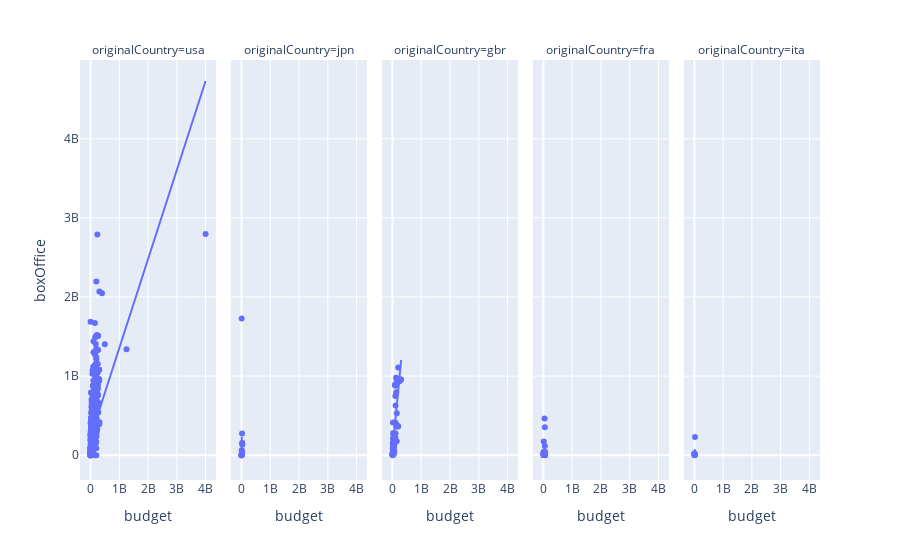

Source (notebook cell):
### Code cell
# small multiple based on originalCountry
# only countries with more than 10 movies
valid = df[(df['budget'] != 0) & (df['boxOffice'] != 0)]
countries_count = valid['originalCountry'].value_counts().reset_index()
countries_count.columns = ['country', 'count']
countries_count = countries_count.sort_values('count', ascending=False)
valid = valid[valid['originalCountry'].isin(countries_count[countries_count['count'] > 10]['country'])]
fig = px.scatter(valid, x="budget", y="boxOffice", hover_data=['slug'], trendline="ols", facet_col="originalCountry")
fig.show()

### Figure 1 — Plotly figure (JSON) as saved in the notebook; plotly's stock layout.template omitted (floating-point values rounded to 4 significant figures; data arrays with more than 128 entries replaced by an {"elided": "..."} marker saying what was removed)
{"data": [{"customdata": {"elided": "771x1 str values"}, "hovertemplate": "originalCountry=usa<br>budget=%{x}<br>boxOffice=%{y}<br>slug=%{customdata[0]}<extra></extra>", "legendgroup": "", "marker": {"color": "#636efa", "symbol": "circle"}, "mode": "markers", "name": "", "orientation": "v", "showlegend": false, "type": "scatter", "x": {"elided": "771 int values"}, "xaxis": "x", "y": {"elided": "771 int values"}, "yaxis": "y"}, {"hovertemplate": "<b>OLS trendline</b><br>boxOffice = 1.12514 * budget + 2.30086e+08<br>R<sup>2</sup>=0.277422<br><br>originalCountry=usa<br>budget=%{x}<br>boxOffice=%{y} <b>(trend)</b><extra></extra>", "legendgroup": "", "marker": {"color": "#636efa", "symbol": "circle"}, "mode": "lines", "name": "", "showlegend": false, "type": "scatter", "x": {"elided": "722 int values"}, "xaxis": "x", "y": {"elided": "722 float values"}, "yaxis": "y"}, {"customdata": [["the-secret-world-of-arrietty"], ["a-letter-to-momo"], ["eden-of-the-east-movie-ii-paradise-lost"], ["spirited-away"], ["beyond-the-boundary-ill-be-here-future"], ["neo-tokyo"], ["patlabor-the-movie"], ["batman-ninja"], ["iblard-jikan"], ["barefoot-gen"], ["jin-roh-the-wolf-brigade"], ["napping-princess"], ["princess-mononoke"], ["saint-young-men-2013"], ["mind-game"], ["magnetic-rose"], ["summer-wars"], ["all-about-lily-chou-chou"], ["pokemon-mewtwo-prologue-to-awakening"], ["genius-party-beyond"], ["cannon-fodder"], ["giovannis-island"], ["supermarket-woman"], ["angels-egg"], ["colorful"], ["doraemon-the-movie-2017-nobitas-great-adventure-in-the-antarctic-kachi-kochi"], ["sansho-the-bailiff"], ["the-place-promised-in-our-early-days"], ["steamboy"], ["tokyo-godfathers"], ["the-cat-returns"], ["hal-2013"], ["rashomon"], ["genius-party-beyond"], ["night-is-short-walk-on-girl"], ["pokemon-the-first-movie-mewtwo-strikes-back"], ["the-tale-of-the-white-serpent"], ["death-billiards"], ["harakiri"], ["131182-grave-of-the-fireflies"], ["redline"], ["doraemon-nobita-and-the-space-heroes"], ["kyousougiga"], ["a-certain-magical-index-the-miracle-of-endymion"], ["eden-of-the-east-movie-i-the-king-of-eden"], ["dragon-ball-z-resurrection-f"], ["nausicaa-of-the-valley-of-the-wind"], ["short-peace"], ["the-eternal-zero"], ["late-spring"], ["wxiii-patlabor-the-movie-3"], ["dead-leaves"], ["pokemon-the-movie-2000"], ["beyond-the-boundary-ill-be-here-past"], ["midori"], ["millennium-actress"], ["roujin-z"], ["metal-skin-panic-madox-01"], ["kirara"]], "hovertemplate": "originalCountry=jpn<br>budget=%{x}<br>boxOffice=%{y}<br>slug=%{customdata[0]}<extra></extra>", "legendgroup": "", "marker": {"color": "#636efa", "symbol": "circle"}, "mode": "markers", "name": "", "orientation": "v", "showlegend": false, "type": "scatter", "x": [23000000, null, null, 19000000, null, null, null, null, null, null, null, null, 23500000, null, null, null, null, null, null, null, null, null, null, null, null, null, null, null, 20000000, 2400000, 20000000, null, 250000, null, null, 5000000, null, null, null, 3700000, null, null, null, null, null, 5000000, 758000, null, null, null, null, null, 30000000, null, null, 1200000, null, null, null], "xaxis": "x2", "y": [145600000, 6700000, null, 274925095, null, null, null, null, null, null, null, 4580000, 159400000, null, null, null, null, null, null, null, null, 342838, null, null, 3900000, null, null, null, 18900000, 609525, 54000000, null, 96568, null, null, 1727000000, null, null, null, 516962, null, null, null, null, null, 61768190, 8736506, null, 84500000, null, null, null, 133900000, null, null, 37641, null, null, null], "yaxis": "y2"}, {"hovertemplate": "<b>OLS trendline</b><br>boxOffice = -2.7566 * budget + 2.31498e+08<br>R<sup>2</sup>=0.004050<br><br>originalCountry=jpn<br>budget=%{x}<br>boxOffice=%{y} <b>(trend)</b><extra></extra>", "legendgroup": "", "marker": {"color": "#636efa", "symbol": "circle"}, "mode": "lines", "name": "", "showlegend": false, "type": "scatter", "x": [250000, 758000, 1200000, 2400000, 3700000, 5000000, 5000000, 19000000, 20000000, 20000000, 23000000, 23500000, 30000000], "xaxis": "x2", "y": [230800000.0, 229400000.0, 228200000.0, 224900000.0, 221300000.0, 217700000.0, 217700000.0, 179100000.0, 176400000.0, 176400000.0, 168100000.0, 166700000.0, 148800000.0], "yaxis": "y2"}, {"customdata": [["flushed-away"], ["the-pirates-in-an-adventure-with-scientists"], ["the-gentlemen"], ["the-shining"], ["bridget-joness-diary"], ["harry-potter-and-the-half-blood-prince"], ["the-soloist"], ["me-before-you"], ["kingsman-the-secret-service"], ["harry-potter-and-the-philosophers-stone"], ["resident-evil"], ["aka-sarah-keller-cinzia-monreale-remembers-the-beyond"], ["kingsman-the-golden-circle"], ["28-days-later"], ["locke"], ["three-billboards-outside-ebbing-missouri"], ["bridget-jones-the-edge-of-reason"], ["the-lord-of-the-rings-the-fellowship-of-the-ring"], ["tenet"], ["we-still-kill-the-old-way"], ["the-kings-speech"], ["chicken-run"], ["blow-up"], ["harry-potter-and-the-chamber-of-secrets"], ["the-martian"], ["a-matter-of-life-and-death"], ["last-night-in-soho"], ["ex-machina"], ["the-theory-of-everything"], ["love-actually"], ["a-hard-days-night"], ["gnome-alone"], ["the-hitchhikers-guide-to-the-galaxy"], ["darkest-hour"], ["the-jungle-book"], ["yellow-submarine"], ["a-clockwork-orange"], ["house-of-gucci"], ["percy-jackson-the-olympians-the-lightning-thief"], ["harry-potter-and-the-order-of-the-phoenix"], ["full-metal-jacket"], ["monty-python-and-the-holy-grail"], ["sherlock-the-final-problem"], ["paddington-2"], ["what-leonard-cohen-did-for-me"], ["gravity"], ["eastern-promises"], ["the-golden-compass"], ["doom"], ["the-lord-of-the-rings-the-fellowship-of-the-ring"], ["the-hobbit-the-battle-of-the-five-armies"], ["feardotcom"], ["night-at-the-museum-secret-of-the-tomb"], ["the-lord-of-the-rings-the-fellowship-of-the-ring"], ["dunkirk"], ["skyfall"], ["johnny-english"], ["mute"], ["harry-potter-and-the-prisoner-of-azkaban"], ["tomb-raider"], ["harry-potter-and-the-deathly-hallows-part-1"], ["the-life-and-death-of-colonel-blimp"], ["replicas"], ["harry-potter-and-the-goblet-of-fire"], ["the-girl-with-all-the-gifts"]], "hovertemplate": "originalCountry=gbr<br>budget=%{x}<br>boxOffice=%{y}<br>slug=%{customdata[0]}<extra></extra>", "legendgroup": "", "marker": {"color": "#636efa", "symbol": "circle"}, "mode": "markers", "name": "", "orientation": "v", "showlegend": false, "type": "scatter", "x": [149000000, 55000000, 22000000, 19000000, 25000000, 250000000, 60000000, 20000000, 81000000, 125000000, 33000000, 1500, 104000000, 8000000, 2000000, 15000000, 40000000, 93000000, 200000000, null, 15000000, 45000000, 1800000, 100000000, 108000000, null, 43000000, 15000000, 15000000, 45000000, null, null, 50000000, 30000000, 175000000, null, 2200000, 75000000, 95000000, 150000000, 30000000, 400000, null, 40000000, null, 100000000, 50000000, 180000000, 60000000, 93000000, 300000000, 40000000, 127000000, 93000000, 150000000, 200000000, 40000000, null, 130000000, 106000000, 250000000, 2000000, 30000000, 140000000, null], "xaxis": "x3", "y": [178000000, 123000000, 115000000, 46998772, 281900000, 933900000, 38300000, 208314186, 414351546, 978100000, 103000000, null, 410902662, 85000000, 5000000, 159200000, 262500000, 888159092, 363656624, null, 414200000, 225000000, 20000000, 879602366, 630200000, 1750000, 22957625, 36900000, 123700000, 248500000, 12299668, 10500000, 104500000, 150900000, 967724775, null, 26600000, 153265068, 226400000, 938500000, 120000000, 5000000, null, 226900000, null, 748049949, 56100000, 372000000, 56000000, 888159092, 956019788, 18900000, 363200000, 888159092, 530000000, 1110000000, 160500000, null, 796700000, 274700000, 960000000, 275472, 8000000, 895900000, 2300000], "yaxis": "y3"}, {"hovertemplate": "<b>OLS trendline</b><br>boxOffice = 3.80083 * budget + 6.12908e+07<br>R<sup>2</sup>=0.583494<br><br>originalCountry=gbr<br>budget=%{x}<br>boxOffice=%{y} <b>(trend)</b><extra></extra>", "legendgroup": "", "marker": {"color": "#636efa", "symbol": "circle"}, "mode": "lines", "name": "", "showlegend": false, "type": "scatter", "x": [400000, 1800000, 2000000, 2000000, 2200000, 8000000, 15000000, 15000000, 15000000, 15000000, 19000000, 20000000, 22000000, 25000000, 30000000, 30000000, 30000000, 33000000, 40000000, 40000000, 40000000, 40000000, 43000000, 45000000, 45000000, 50000000, 50000000, 55000000, 60000000, 60000000, 75000000, 81000000, 93000000, 93000000, 93000000, 95000000, 100000000, 100000000, 104000000, 106000000, 108000000, 125000000, 127000000, 130000000, 140000000, 149000000, 150000000, 150000000, 175000000, 180000000, 200000000, 200000000, 250000000, 250000000, 300000000], "xaxis": "x3", "y": [62810000.0, 68130000.0, 68890000.0, 68890000.0, 69650000.0, 91700000.0, 118300000.0, 118300000.0, 118300000.0, 118300000.0, 133500000.0, 137300000.0, 144900000.0, 156300000.0, 175300000.0, 175300000.0, 175300000.0, 186700000.0, 213300000.0, 213300000.0, 213300000.0, 213300000.0, 224700000.0, 232300000.0, 232300000.0, 251300000.0, 251300000.0, 270300000.0, 289300000.0, 289300000.0, 346400000.0, 369200000.0, 414800000.0, 414800000.0, 414800000.0, 422400000.0, 441400000.0, 441400000.0, 456600000.0, 464200000.0, 471800000.0, 536400000.0, 544000000.0, 555400000.0, 593400000.0, 627600000.0, 631400000.0, 631400000.0, 726400000.0, 745400000.0, 821500000.0, 821500000.0, 1011000000.0, 1011000000.0, 1202000000.0], "yaxis": "y3"}, {"customdata": [["the-earrings-of-madame-de"], ["basic-instinct"], ["raw"], ["la-haine"], ["casino"], ["call-me-by-your-name"], ["persepolis"], ["anatomie-dune-chute"], ["amelie"], ["mune-guardian-of-the-moon"], ["knock"], ["zero-for-conduct"], ["lolita-1997"], ["the-triplets-of-belleville"], ["faces-places"], ["the-illusionist-2010"], ["oliver-twist"], ["latalante"], ["the-secret-of-kells"], ["lucy"]], "hovertemplate": "originalCountry=fra<br>budget=%{x}<br>boxOffice=%{y}<br>slug=%{customdata[0]}<extra></extra>", "legendgroup": "", "marker": {"color": "#636efa", "symbol": "circle"}, "mode": "markers", "name": "", "orientation": "v", "showlegend": false, "type": "scatter", "x": [null, 49000000, 3800000, 2600000, 50000000, 3500000, 7300000, 6755148, 10000000, 17000000, 14500000, null, 62000000, 9500000, 1000000, 17000000, 60000000, null, 8000000, 40000000], "xaxis": "x4", "y": [null, 352900000, 3330000, 15300000, 116100000, 41900000, 22800000, 35610683, 174200000, 9100000, 5400000, null, 1100000, 14800000, 3500000, 5600000, 42580321, null, 3500000, 463400000], "yaxis": "y4"}, {"hovertemplate": "<b>OLS trendline</b><br>boxOffice = 2.58807 * budget + 2.20208e+07<br>R<sup>2</sup>=0.172454<br><br>originalCountry=fra<br>budget=%{x}<br>boxOffice=%{y} <b>(trend)</b><extra></extra>", "legendgroup": "", "marker": {"color": "#636efa", "symbol": "circle"}, "mode": "lines", "name": "", "showlegend": false, "type": "scatter", "x": [1000000, 2600000, 3500000, 3800000, 6755148, 7300000, 8000000, 9500000, 10000000, 14500000, 17000000, 17000000, 40000000, 49000000, 50000000, 60000000, 62000000], "xaxis": "x4", "y": [24610000.0, 28750000.0, 31080000.0, 31860000.0, 39500000.0, 40910000.0, 42730000.0, 46610000.0, 47900000.0, 59550000.0, 66020000.0, 66020000.0, 125500000.0, 148800000.0, 151400000.0, 177300000.0, 182500000.0], "yaxis": "y4"}, {"customdata": [["senso"], ["my-name-is-maya"], ["suspiria"], ["satiricosissimo"], ["once-upon-a-time-in-the-west"], ["the-invisible-boy"], ["the-good-the-bad-and-the-ugly"], ["one-way-or-another"], ["157959-il-colpo-del-cane"], ["syndicate-sadists"], ["there-is-no-place-like-home"], ["the-invisible-boy-second-generation"], ["la-matassa"], ["suspiria"], ["a-fistful-of-dollars"], ["life-is-beautiful"], ["couch-potatoes"], ["allonsanfan"], ["viva-litalia"], ["the-seduction-of-mimi"], ["all-screwed-up"], ["il-divo"], ["how-the-toys-saved-christmas"], ["the-battle-of-algiers"], ["christmas-rematch"], ["an-italian-name"], ["non-ce-piu-religione"], ["lettera22"]], "hovertemplate": "originalCountry=ita<br>budget=%{x}<br>boxOffice=%{y}<br>slug=%{customdata[0]}<extra></extra>", "legendgroup": "", "marker": {"color": "#636efa", "symbol": "circle"}, "mode": "markers", "name": "", "orientation": "v", "showlegend": false, "type": "scatter", "x": [null, null, 20000000, null, 5000000, null, 1200000, null, null, null, null, null, null, 20000000, 200000, 20000000, null, null, null, null, null, 6700000, null, 800000, null, null, null, null], "xaxis": "x5", "y": [null, null, 7500000, null, 5321508, null, 25100000, null, null, null, null, null, null, 7500000, 14500000, 229200000, null, null, null, null, null, 11260366, null, 879794, null, null, null, null], "yaxis": "y5"}, {"hovertemplate": "<b>OLS trendline</b><br>boxOffice = 3.79543 * budget + 2.5974e+06<br>R<sup>2</sup>=0.200723<br><br>originalCountry=ita<br>budget=%{x}<br>boxOffice=%{y} <b>(trend)</b><extra></extra>", "legendgroup": "", "marker": {"color": "#636efa", "symbol": "circle"}, "mode": "lines", "name": "", "showlegend": false, "type": "scatter", "x": [200000, 800000, 1200000, 5000000, 6700000, 20000000, 20000000, 20000000], "xaxis": "x5", "y": [3356000.0, 5634000.0, 7152000.0, 21570000.0, 28030000.0, 78510000.0, 78510000.0, 78510000.0], "yaxis": "y5"}], "layout": {"annotations": [{"font": {}, "showarrow": false, "text": "originalCountry=usa", "x": 0.092, "xanchor": "center", "xref": "paper", "y": 1, "yanchor": "bottom", "yref": "paper"}, {"font": {}, "showarrow": false, "text": "originalCountry=jpn", "x": 0.296, "xanchor": "center", "xref": "paper", "y": 1, "yanchor": "bottom", "yref": "paper"}, {"font": {}, "showarrow": false, "text": "originalCountry=gbr", "x": 0.5, "xanchor": "center", "xref": "paper", "y": 1, "yanchor": "bottom", "yref": "paper"}, {"font": {}, "showarrow": false, "text": "originalCountry=fra", "x": 0.704, "xanchor": "center", "xref": "paper", "y": 1, "yanchor": "bottom", "yref": "paper"}, {"font": {}, "showarrow": false, "text": "originalCountry=ita", "x": 0.908, "xanchor": "center", "xref": "paper", "y": 1, "yanchor": "bottom", "yref": "paper"}], "legend": {"tracegroupgap": 0}, "margin": {"t": 60}, "xaxis": {"anchor": "y", "domain": [0, 0.184], "title": {"text": "budget"}}, "xaxis2": {"anchor": "y2", "domain": [0.204, 0.388], "matches": "x", "title": {"text": "budget"}}, "xaxis3": {"anchor": "y3", "domain": [0.408, 0.592], "matches": "x", "title": {"text": "budget"}}, "xaxis4": {"anchor": "y4", "domain": [0.612, 0.796], "matches": "x", "title": {"text": "budget"}}, "xaxis5": {"anchor": "y5", "domain": [0.816, 1], "matches": "x", "title": {"text": "budget"}}, "yaxis": {"anchor": "x", "domain": [0, 1], "title": {"text": "boxOffice"}}, "yaxis2": {"anchor": "x2", "domain": [0, 1], "matches": "y", "showticklabels": false}, "yaxis3": {"anchor": "x3", "domain": [0, 1], "matches": "y", "showticklabels": false}, "yaxis4": {"anchor": "x4", "domain": [0, 1], "matches": "y", "showticklabels": false}, "yaxis5": {"anchor": "x5", "domain": [0, 1], "matches": "y", "showticklabels": false}}}
